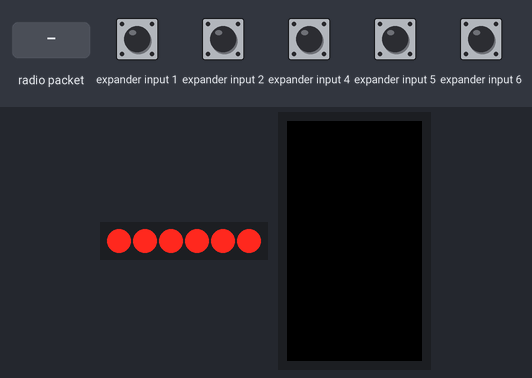
Simulated run of this program. Board: ESP32. Shown: 6 port-expander outputs drawn as a row of LEDs (first output left, lit = HIGH), 135×240 colour display. Wiring (inferred from the names in the program): PCF8574 port expander at I2C address 0x38. Wiring (inferred from the signals the program sends): row of LEDs: on Q0, Q1, Q2, Q3, Q4, Q7. The inputs (shaded band) are chosen by the test bench; at power-on: expander input 1, expander input 2, expander input 4–6 HIGH.

Above: at 1.3 s.
1.4 s: radio packet "1" arrives
At 1.7 s:
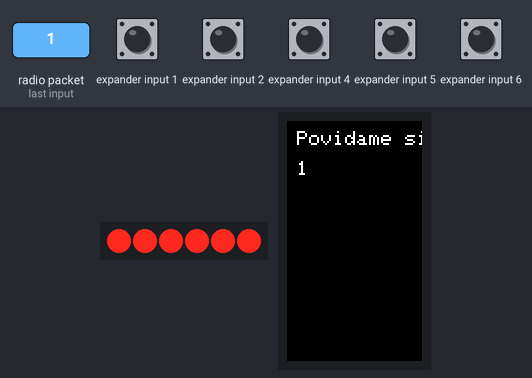
2.9 s: radio packet "0" arrives
At 4.1 s:
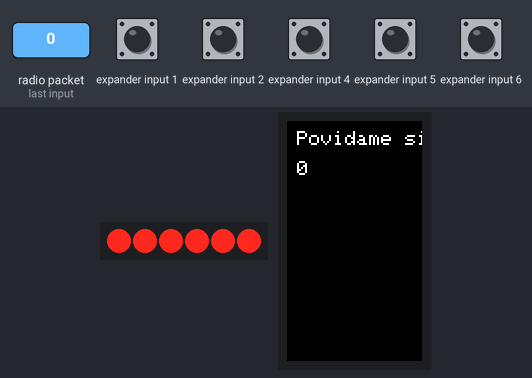
Timing chart, 0 to 5.9 s (numbered marks = the images above; inputs shaded):
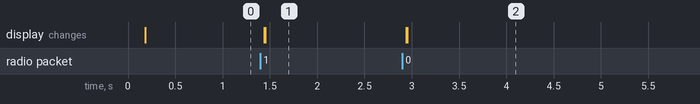

Measured:
- after the input at 1.4 s, the display: first changes at once (image 1 shows a later state)
- after the input at 2.9 s, the display: first changes at once (image 2 shows a later state)

The program:

main.cpp
```cpp
#include <M5StickCPlus.h>
#include <esp_now.h>
#include <WiFi.h>
#include <sstream>
#include <list>
#include <Wire.h>
#include "JoyC.h"
#include "esp_task_wdt.h"

uint8_t broadcastAddress[] = {0x24, 0x0A, 0xC4, 0xF9, 0x56, 0x94};

int Pa = 0;
int Pd = 0;
int Pp = 0;
int La = 0;
int Lp = 0;
int Ld = 0;
int i = 0;

int Pa_copy = Pa;
int Pd_copy = Pd;
int Pp_copy = Pp;
int La_copy = La;
int Lp_copy = Lp;
int Ld_copy = Ld;

JoyC joyc;
TFT_eSprite display = TFT_eSprite(&M5.Lcd);

void vypis(const char *text, int posx, int posy) {
  display.setCursor(posx, posy);
  display.drawString(text, posx, posy);
  display.pushSprite(0, 0);
}
int last_d = 0;
int c_d = 0;
// Callback when data is received
void OnDataRecv(const uint8_t* mac, const uint8_t* incomingData, int len) {
  std::string data(reinterpret_cast<const char*>(incomingData), len);
  c_d = std::stoi(data);
  if (c_d != last_d){
    last_d = c_d;
    display.fillSprite(TFT_BLACK);
    vypis(data.c_str(), 10, 40);
    vypis("Povidame si",10,10);
    delayMicroseconds(100);
  }
}

void setup() {
  // Init Serial Monitor
  Serial.begin(115200);
  M5.begin();
  vypis("Start", 10, 10);
  Wire.begin(0, 26);
  display.createSprite(300, 100);
  display.fillSprite(TFT_BLACK);
  display.setTextColor(TFT_WHITE);
  display.setTextSize(2);

  // Set device as a Wi-Fi Station
  WiFi.mode(WIFI_STA);

  // Init ESP-NOW
  if (esp_now_init() != ESP_OK) {
    Serial.println("Error initializing ESP-NOW");
    return;
  }

  // Register peer
  esp_now_peer_info_t peerInfo;
  memset(&peerInfo, 0, sizeof(peerInfo));
  memcpy(peerInfo.peer_addr, broadcastAddress, sizeof(broadcastAddress));
  peerInfo.channel = 0;
  peerInfo.encrypt = false;

  // Add peer
  if (esp_now_add_peer(&peerInfo) != ESP_OK) {
    Serial.println("Failed to add peer");
    return;
  }
  esp_now_register_recv_cb(OnDataRecv);
}

void loop() {
  //1 = pravá
  //2 = levá
  Pa = joyc.GetAngle(1);
  Pd = joyc.GetDistance(1);
  Pp = joyc.GetPress(1);
  La = joyc.GetAngle(0);
  Ld = joyc.GetDistance(0);
  Lp = joyc.GetPress(0);
  // Send a message
  if (i == 249){
    delay(100);
    i = 0;
  }
  if (Pa != Pa_copy || Pd != Pd_copy || Pp != Pp_copy || La != La_copy || Lp != Lp_copy || Ld != Ld_copy) {
    std::string hodnoty = std::to_string(Pa) + " " + std::to_string(Pd) + " " + std::to_string(Pp) + " " + std::to_string(La) + " " + std::to_string(Lp) + " " + std::to_string(Ld);
    const char* outgoingData = hodnoty.c_str();
    esp_err_t result = esp_now_send(broadcastAddress, (uint8_t*) outgoingData, strlen(outgoingData) + 1);
    Pa_copy = Pa;
    Pd_copy = Pd;
    Pp_copy = Pp;
    La_copy = La;
    Lp_copy = Lp;
    Ld_copy = Ld;
    i++;
  }

  //delay(100);
  // Wait for 5 seconds before sending the next message
}
```

JoyC.cpp
```cpp
#include "JoyC.h"

#include "M5StickCPlus.h"

#define JOYC_ADDR 0x38

#define JOYC_COLOR_REG          0x20
#define JOYC_LEFT_X_REG         0x60
#define JOYC_LEFT_Y_REG         0x61
#define JOYC_RIGHT_X_REG        0x62
#define JOYC_RIGHT_Y_REG        0x63
#define JOYC_PRESS_REG          0x64
#define JOYC_LEFT_ANGLE_REG     0x70
#define JOYC_LEFT_DISTANCE_REG  0x74
#define JOYC_RIGHT_ANGLE_REG    0x72
#define JOYC_RIGHT_DISTANCE_REG 0x76

void JoyC::Init() {
    Wire.begin(0, 26);
}

void JoyC::Write1Byte(uint8_t address, uint8_t Register_address, uint8_t data) {
    Wire.beginTransmission(address);
    Wire.write(Register_address);
    Wire.write(data);
    Wire.endTransmission();
}

void JoyC::Write2Byte(uint8_t address, uint8_t Register_address,
                      uint16_t data) {
    Wire.beginTransmission(address);
    Wire.write(Register_address);
    Wire.write(data >> 8);    // MSB
    Wire.write(data & 0xFF);  // LSB

    Wire.endTransmission();
}

void JoyC::WriteBytes(uint8_t address, uint8_t Register_address, uint8_t* data,
                      size_t size) {
    Wire.beginTransmission(address);
    Wire.write(Register_address);
    for (int i = 0; i < size; i++) {
        Wire.write(*(data + i));
    }
    Wire.endTransmission();
}

uint8_t JoyC::ReadBytes(uint8_t address, uint8_t subAddress, uint8_t count,
                        uint8_t* dest) {
    Wire.beginTransmission(address);  // Initialize the Tx buffer
    Wire.write(subAddress);           // Put slave register address in Tx buffer
    uint8_t i = 0;
    if (Wire.endTransmission(false) == 0 &&
        Wire.requestFrom(address, (uint8_t)count)) {
        while (Wire.available()) {
            dest[i++] = Wire.read();
        }
        return true;
    }
    return false;
}

//*******************************************************//

void JoyC::SetLedColor(uint32_t color) {
    uint8_t color_buff[3];
    color_buff[0] = (color & 0xff0000) >> 16;
    color_buff[1] = (color & 0xff00) >> 8;
    color_buff[2] = color & 0xff;
    WriteBytes(JOYC_ADDR, JOYC_COLOR_REG, color_buff, 3);
}

uint8_t JoyC::GetX(uint8_t pos) {
    uint8_t value;
    uint8_t read_reg;
    read_reg = (pos == 0) ? JOYC_LEFT_X_REG : JOYC_RIGHT_X_REG;
    ReadBytes(JOYC_ADDR, read_reg, 1, &value);
    // M5.I2C.readByte(JOYC_ADDR, read_reg, &value);
    return value;
}

uint8_t JoyC::GetY(uint8_t pos) {
    uint8_t value;
    uint8_t read_reg;
    read_reg = (pos == 0) ? JOYC_LEFT_Y_REG : JOYC_RIGHT_Y_REG;
    ReadBytes(JOYC_ADDR, read_reg, 1, &value);
    // M5.I2C.readByte(JOYC_ADDR, read_reg, &value);
    return value;
}

uint16_t JoyC::GetAngle(uint8_t pos) {
    uint8_t i2c_read_buff[2];
    uint8_t read_reg;
    read_reg = (pos == 0) ? JOYC_LEFT_ANGLE_REG : JOYC_RIGHT_ANGLE_REG;
    ReadBytes(JOYC_ADDR, read_reg, 2, i2c_read_buff);
    // M5.I2C.readBytes(JOYC_ADDR, read_reg, 2, i2c_read_buff);
    return (i2c_read_buff[0] << 8) | i2c_read_buff[1];
}

uint16_t JoyC::GetDistance(uint8_t pos) {
    uint8_t i2c_read_buff[2];
    uint8_t read_reg;
    read_reg = (pos == 0) ? JOYC_LEFT_DISTANCE_REG : JOYC_RIGHT_DISTANCE_REG;
    ReadBytes(JOYC_ADDR, read_reg, 2, i2c_read_buff);
    // M5.I2C.readBytes(JOYC_ADDR, read_reg, 2, i2c_read_buff);
    return (i2c_read_buff[0] << 8) | i2c_read_buff[1];
}

uint8_t JoyC::GetPress(uint8_t pos) {
    uint8_t press_value = 0;
    ReadBytes(JOYC_ADDR, JOYC_PRESS_REG, 1, &press_value);
    // M5.I2C.readByte(JOYC_ADDR, JOYC_PRESS_REG, &press_value);
    return (press_value & ((pos == 0) ? 0x10 : 0x01)) != 0;
}
```

JoyC.h
```cpp
#ifndef _HAT_JOYC_H_
#define _HAT_JOYC_H_

#include "Arduino.h"

class JoyC {
   public:
    void Init();  // sda  25     scl  21

    /**
     * @description:
     * @param color: (r << 16) | (g << 8) | b
     * @return:
     */
    void SetLedColor(uint32_t color);

    /**
     * @description:
     * @param pos: 0: left, 1: right
     * @return: x value: 0 ~ 200
     */
    uint8_t GetX(uint8_t pos);

    /**
     * @description:
     * @param pos: 0: left, 1: right
     * @return: y value: 0 ~ 200
     */
    uint8_t GetY(uint8_t pos);

    /**
     * @description:
     * @param pos: 0: left, 1: right
     * @return: angle value: 0 ~ 360
     */
    uint16_t GetAngle(uint8_t pos);

    /**
     * @description:
     * @param pos: 0: left, 1: right
     * @return:
     */
    uint16_t GetDistance(uint8_t pos);

    /**
     * @description:
     * @param pos: 0: left, 1: right
     * @return: 0 or 1
     */
    uint8_t GetPress(uint8_t pos);

   private:
    void Write1Byte(uint8_t address, uint8_t Register_address, uint8_t data);
    void Write2Byte(uint8_t address, uint8_t Register_address, uint16_t data);
    void WriteBytes(uint8_t address, uint8_t Register_address, uint8_t* data,
                    size_t size);
    uint8_t ReadBytes(uint8_t address, uint8_t subAddress, uint8_t count,
                      uint8_t* dest);
};

#endif
```
